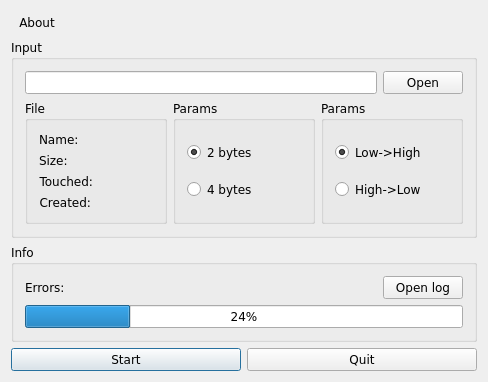
<?xml version="1.0" encoding="UTF-8"?>
<ui version="4.0">
 <class>CheckInc</class>
 <widget class="QWidget" name="CheckInc">
  <property name="geometry">
   <rect>
    <x>0</x>
    <y>0</y>
    <width>488</width>
    <height>345</height>
   </rect>
  </property>
  <property name="font">
   <font>
    <family>Verdana</family>
   </font>
  </property>
  <property name="windowTitle">
   <string>CheckInc</string>
  </property>
  <layout class="QGridLayout" name="gridLayout_3">
   <item row="0" column="0">
    <widget class="QToolButton" name="aboutButton">
     <property name="text">
      <string>About</string>
     </property>
     <property name="icon">
      <iconset resource="icon.qrc">
       <normaloff>:/i/CheckInc.ico</normaloff>:/i/CheckInc.ico</iconset>
     </property>
     <property name="iconSize">
      <size>
       <width>24</width>
       <height>24</height>
      </size>
     </property>
     <property name="toolButtonStyle">
      <enum>Qt::ToolButtonTextBesideIcon</enum>
     </property>
     <property name="autoRaise">
      <bool>true</bool>
     </property>
    </widget>
   </item>
   <item row="1" column="0">
    <widget class="QGroupBox" name="inputGroupBox">
     <property name="title">
      <string>Input</string>
     </property>
     <layout class="QVBoxLayout" name="verticalLayout_3">
      <item>
       <layout class="QHBoxLayout" name="openLayout">
        <item>
         <widget class="QLineEdit" name="lineEdit"/>
        </item>
        <item>
         <widget class="QPushButton" name="openButton">
          <property name="text">
           <string>Open</string>
          </property>
          <property name="autoDefault">
           <bool>true</bool>
          </property>
         </widget>
        </item>
       </layout>
      </item>
      <item>
       <layout class="QGridLayout" name="settingsLayout">
        <item row="1" column="0">
         <widget class="QGroupBox" name="File">
          <property name="title">
           <string>File</string>
          </property>
          <layout class="QFormLayout" name="formLayout">
           <item row="1" column="0">
            <widget class="QLabel" name="label_2">
             <property name="text">
              <string>Size:</string>
             </property>
             <property name="alignment">
              <set>Qt::AlignLeading|Qt::AlignLeft|Qt::AlignVCenter</set>
             </property>
            </widget>
           </item>
           <item row="1" column="1">
            <widget class="QLabel" name="Size">
             <property name="text">
              <string/>
             </property>
            </widget>
           </item>
           <item row="2" column="0">
            <widget class="QLabel" name="label_3">
             <property name="text">
              <string>Touched:</string>
             </property>
             <property name="alignment">
              <set>Qt::AlignRight|Qt::AlignTrailing|Qt::AlignVCenter</set>
             </property>
            </widget>
           </item>
           <item row="2" column="1">
            <widget class="QLabel" name="Touched">
             <property name="text">
              <string/>
             </property>
            </widget>
           </item>
           <item row="3" column="0">
            <widget class="QLabel" name="label">
             <property name="text">
              <string>Created:</string>
             </property>
             <property name="alignment">
              <set>Qt::AlignRight|Qt::AlignTrailing|Qt::AlignVCenter</set>
             </property>
            </widget>
           </item>
           <item row="3" column="1">
            <widget class="QLabel" name="Created">
             <property name="text">
              <string/>
             </property>
            </widget>
           </item>
           <item row="0" column="0">
            <widget class="QLabel" name="label_4">
             <property name="text">
              <string>Name:</string>
             </property>
            </widget>
           </item>
           <item row="0" column="1">
            <widget class="QLabel" name="Name">
             <property name="text">
              <string/>
             </property>
            </widget>
           </item>
          </layout>
         </widget>
        </item>
        <item row="1" column="1">
         <widget class="QGroupBox" name="paramsGroupBox">
          <property name="title">
           <string>Params</string>
          </property>
          <layout class="QVBoxLayout" name="verticalLayout">
           <item>
            <widget class="QRadioButton" name="bytes2Button">
             <property name="text">
              <string>2 bytes</string>
             </property>
             <property name="checked">
              <bool>true</bool>
             </property>
            </widget>
           </item>
           <item>
            <widget class="QRadioButton" name="bytes4Button">
             <property name="text">
              <string>4 bytes</string>
             </property>
            </widget>
           </item>
          </layout>
         </widget>
        </item>
        <item row="1" column="2">
         <widget class="QGroupBox" name="gridGroupBox">
          <property name="title">
           <string>Params</string>
          </property>
          <layout class="QGridLayout" name="gridLayout_4">
           <item row="0" column="0">
            <widget class="QRadioButton" name="littleEndianRBtn">
             <property name="text">
              <string>Low-&gt;High</string>
             </property>
             <property name="checked">
              <bool>true</bool>
             </property>
            </widget>
           </item>
           <item row="1" column="0">
            <widget class="QRadioButton" name="bigEndianRBtn">
             <property name="text">
              <string>High-&gt;Low</string>
             </property>
            </widget>
           </item>
          </layout>
         </widget>
        </item>
       </layout>
      </item>
     </layout>
    </widget>
   </item>
   <item row="2" column="0">
    <widget class="QGroupBox" name="infoGroupBox">
     <property name="title">
      <string>Info</string>
     </property>
     <layout class="QGridLayout" name="gridLayout_2">
      <item row="0" column="0">
       <layout class="QGridLayout" name="gridLayout">
        <item row="0" column="0">
         <widget class="QLabel" name="label_5">
          <property name="text">
           <string>Errors: </string>
          </property>
         </widget>
        </item>
        <item row="0" column="1">
         <widget class="QLabel" name="Errors">
          <property name="font">
           <font>
            <underline>true</underline>
           </font>
          </property>
          <property name="text">
           <string/>
          </property>
         </widget>
        </item>
        <item row="0" column="2">
         <spacer name="horizontalSpacer">
          <property name="orientation">
           <enum>Qt::Horizontal</enum>
          </property>
          <property name="sizeHint" stdset="0">
           <size>
            <width>40</width>
            <height>20</height>
           </size>
          </property>
         </spacer>
        </item>
        <item row="0" column="3">
         <widget class="QPushButton" name="open_logButton">
          <property name="text">
           <string>Open log</string>
          </property>
          <property name="autoDefault">
           <bool>true</bool>
          </property>
         </widget>
        </item>
       </layout>
      </item>
      <item row="1" column="0">
       <widget class="ColoredProgressBar" name="progressBar">
        <property name="value">
         <number>24</number>
        </property>
       </widget>
      </item>
     </layout>
    </widget>
   </item>
   <item row="3" column="0">
    <layout class="QHBoxLayout" name="horizontalLayout">
     <item>
      <widget class="QPushButton" name="startButton">
       <property name="text">
        <string>Start</string>
       </property>
       <property name="default">
        <bool>true</bool>
       </property>
      </widget>
     </item>
     <item>
      <widget class="QPushButton" name="quitButton">
       <property name="text">
        <string>Quit</string>
       </property>
       <property name="autoDefault">
        <bool>true</bool>
       </property>
      </widget>
     </item>
    </layout>
   </item>
  </layout>
 </widget>
 <layoutdefault spacing="6" margin="11"/>
 <customwidgets>
  <customwidget>
   <class>ColoredProgressBar</class>
   <extends>QProgressBar</extends>
   <header>coloredprogressbar.h</header>
  </customwidget>
 </customwidgets>
 <resources>
  <include location="icon.qrc"/>
 </resources>
 <connections>
  <connection>
   <sender>quitButton</sender>
   <signal>clicked()</signal>
   <receiver>CheckInc</receiver>
   <slot>close()</slot>
   <hints>
    <hint type="sourcelabel">
     <x>347</x>
     <y>271</y>
    </hint>
    <hint type="destinationlabel">
     <x>199</x>
     <y>149</y>
    </hint>
   </hints>
  </connection>
 </connections>
</ui>
